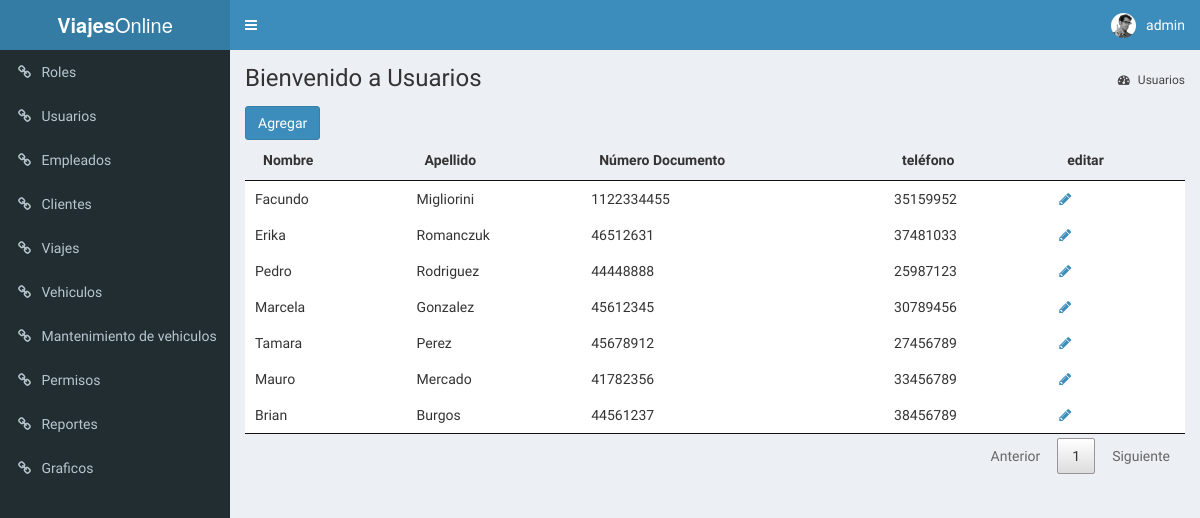
/index.php?page=empleado (signed in), run on the app's committed database.
### tables this page shows
CREATE TABLE Empleado(
    id INT NOT NULL AUTO_INCREMENT primary key ,
    nombre varchar(50),
    apellido varchar(80),
    numeroDocumento varchar(15),
    telefono varchar(50)
);

### models/DataBase.php (called while the page is built, shortened)
<?php
class DataBase
{
    private $_db;
    private static $instancia;
    public static function getInstance()
    {
        if (  !self::$instancia instanceof self) {
            self::$instancia = new self;
        }
        return self::$instancia;
    }
    public function query($query)
    {
        $type = explode(" ", trim($query) );
        switch ( strtolower($type[0]) ){
            case 'select':
                return $this->_select($query);
                break;
        }
    }
    private function _select($query)
    {
        $res = $this->_execQuery($query);
        $rows = [];
        while( $reg = $res->fetch_object() ) {
            $rows[] = $reg;
        }
        return $rows;
    }
    private function _execQuery($query)
    {
        $res = $this->_db->query($query);
        return $res;
    }
    private function _connect()
    {
        $this->_db = mysqli_connect( self::DB_HOST, self::DB_USER, self::DB_PASSWORD, self::DB_NAME );
    	$this->_db->set_charset('utf8');
    }
}

### models/Empleado_model.php (called while the page is built, shortened)
<?php
require_once 'DataBase.php';
class Empleado implements ModelInterface
{
    static public function getAll()
    {
        $db = DataBase::getInstance();
        $query = "SELECT * FROM Empleado";
        return $db->query($query);
    }
}
?>

### View/Empleado_view.php (the view, shortened to what this page needs)
<?php
$listEmpleado = Empleado::getAll();
?>
<div class="content-wrapper">
    <section class="content-header">
        <h1> Bienvenido a Usuarios </h1>
        <ol class="breadcrumb">
            <li><a href="#"><i class="fa fa-dashboard"></i> Usuarios</a></li>
        </ol>
    </section>
    <section class="content container-fluid">
        <button type="button" class="btn btn-primary" data-toggle="modal" data-target="#modalCreate">Agregar</button>
        <table id="tablaRoles">
            <thead>
                <tr>
                    <th>Nombre</th>
                    <th>Apellido</th>
                    <th>Número Documento</th>
                    <th>teléfono</th>
                    <th>editar</th>
                </tr>
            </thead>
            <tbody>
            <?php
                if ( !empty($listEmpleado) ){
                    foreach($listEmpleado as $empleado) {  ?>
                    <tr>
                        <td><?php echo $empleado->nombre ; ?></td>
                        <td><?php echo $empleado->apellido ; ?></td>
                        <td><?php echo $empleado->telefono ; ?></td>
                        <td><?php echo $empleado->numeroDocumento ; ?></td>
                        <td>
                            <a class="btn-modal-edit-empleado" href="#"
                                data-toggle="modal"
                                data-target="#modalEdit"
                                data-id="<?php echo $empleado->id; ?>"
                                data-nombre="<?php echo $empleado->nombre; ?>"
                                data-apellido="<?php echo $empleado->apellido; ?>"
                                data-telefono="<?php echo $empleado->telefono; ?>"
                                data-dni="<?php echo $empleado->numeroDocumento; ?>">
                                <i class="fa fa-pencil"
                                aria-hidden="true"
                                ></i></a>
                        </td>
                    </tr>
            <?php
                    }
                }
            ?>
            </tbody>
        </table>
    </section>
</div>

### data on the page
empleado: nombre "Facundo", apellido "Migliorini", telefono "1122334455", numeroDocumento "35159952"
empleado: nombre "Erika", apellido "Romanczuk", telefono "46512631", numeroDocumento "37481033"
empleado: nombre "Pedro", apellido "Rodriguez", telefono "44448888", numeroDocumento "25987123"
empleado: nombre "Marcela", apellido "Gonzalez", telefono "45612345", numeroDocumento "30789456"
empleado: nombre "Tamara", apellido "Perez", telefono "45678912", numeroDocumento "27456789"
empleado: nombre "Mauro", apellido "Mercado", telefono "41782356", numeroDocumento "33456789"
empleado: nombre "Brian", apellido "Burgos", telefono "44561237", numeroDocumento "38456789"

### other printed values
$_SESSION['usuario'] "admin"
